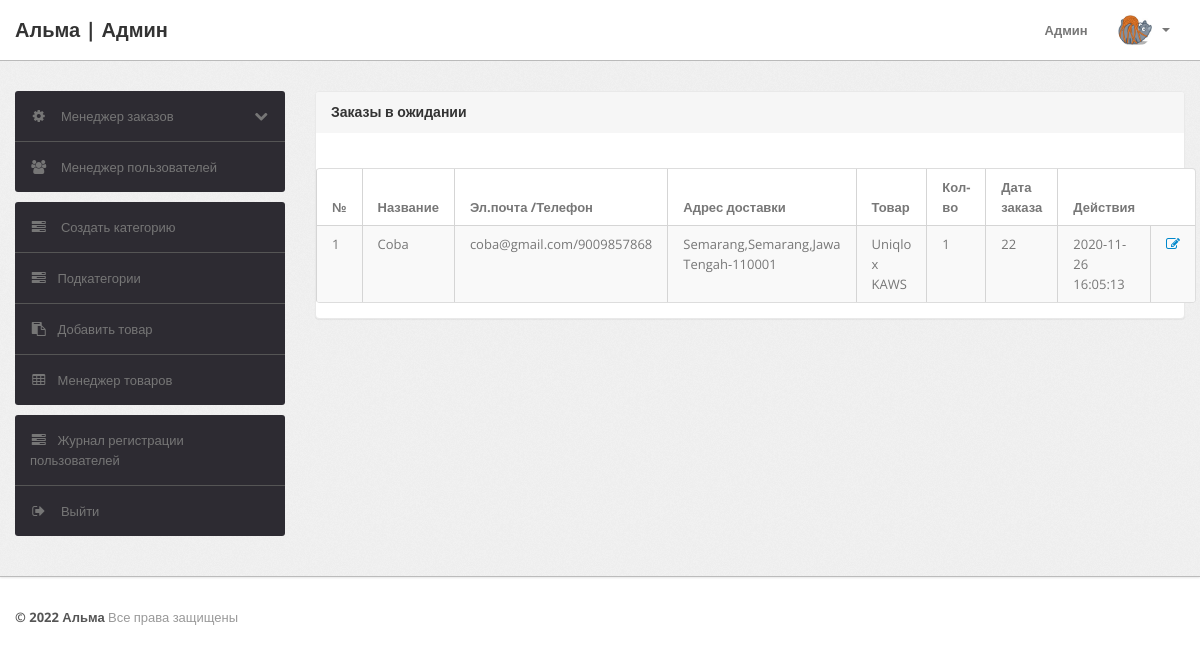
The app's page /admin/pending-orders.php (signed in), older data.
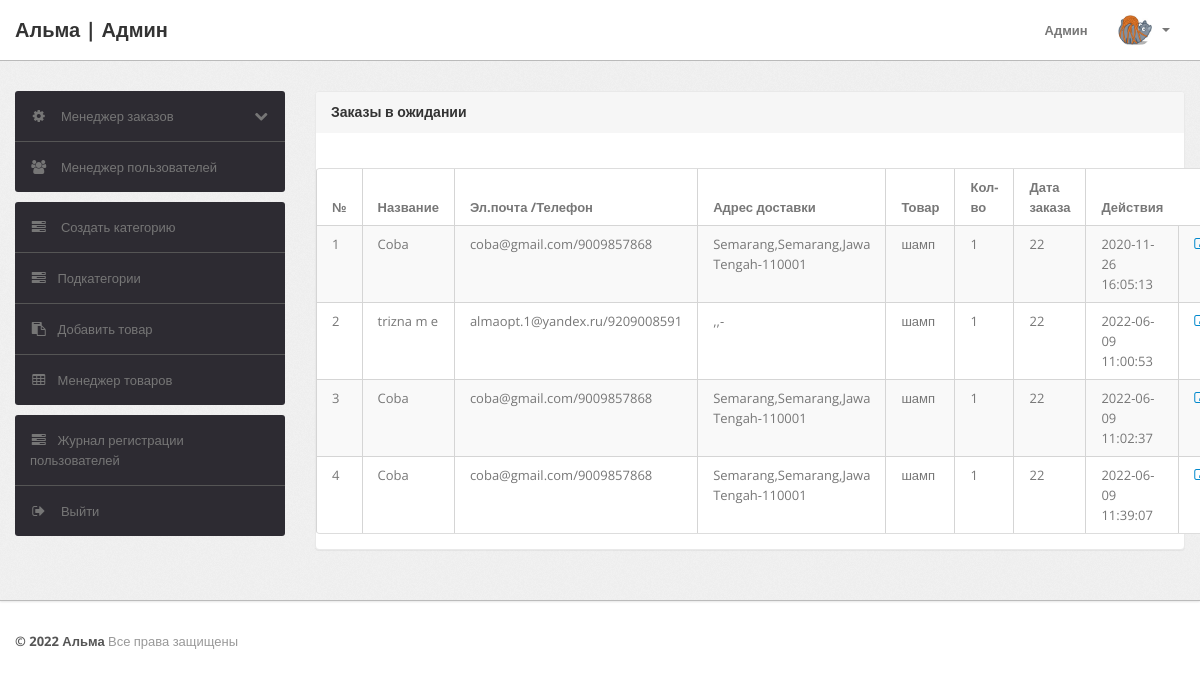
The same page, newer data.
### tables this page shows
CREATE TABLE `orders` (
  `id` int(11) NOT NULL,
  `userId` int(11) DEFAULT NULL,
  `productId` varchar(255) DEFAULT NULL,
  `quantity` int(11) DEFAULT NULL,
  `orderDate` timestamp NOT NULL DEFAULT CURRENT_TIMESTAMP,
  `paymentMethod` varchar(50) DEFAULT NULL,
  `orderStatus` varchar(55) DEFAULT NULL
);

CREATE TABLE `users` (
  `id` int(11) NOT NULL,
  `name` varchar(255) DEFAULT NULL,
  `email` varchar(255) DEFAULT NULL,
  `contactno` bigint(11) DEFAULT NULL,
  `password` varchar(255) DEFAULT NULL,
  `shippingAddress` longtext,
  `shippingState` varchar(255) DEFAULT NULL,
  `shippingCity` varchar(255) DEFAULT NULL,
  `shippingPincode` int(11) DEFAULT NULL,
  `billingAddress` longtext,
  `billingState` varchar(255) DEFAULT NULL,
  `billingCity` varchar(255) DEFAULT NULL,
  `billingPincode` int(11) DEFAULT NULL,
  `regDate` timestamp NOT NULL DEFAULT CURRENT_TIMESTAMP,
  `updationDate` varchar(255) DEFAULT NULL
);

CREATE TABLE `products` (
  `id` int(11) NOT NULL,
  `category` int(11) NOT NULL,
  `subCategory` int(11) DEFAULT NULL,
  `productName` varchar(255) DEFAULT NULL,
  `productCompany` varchar(255) DEFAULT NULL,
  `productPrice` int(11) DEFAULT NULL,
  `productPriceBeforeDiscount` int(11) DEFAULT NULL,
  `productDescription` longtext,
  `productImage1` varchar(255) DEFAULT NULL,
  `productImage2` varchar(255) DEFAULT NULL,
  `productImage3` varchar(255) DEFAULT NULL,
  `shippingCharge` int(11) DEFAULT NULL,
  `productAvailability` varchar(255) DEFAULT NULL,
  `postingDate` timestamp NULL DEFAULT CURRENT_TIMESTAMP,
  `updationDate` varchar(255) DEFAULT NULL
);

### admin/pending-orders.php (the view, shortened to what this page needs)
<?php
include('include/config.php');
if(strlen($_SESSION['alogin'])==0)
	{
header('location:index.php');
}
else{
?>
<!DOCTYPE html>
<html lang="ru">
<head>
	<link type="text/css" href="bootstrap/css/bootstrap.min.css" rel="stylesheet">
	<link type="text/css" href="bootstrap/css/bootstrap-responsive.min.css" rel="stylesheet">
	<link type="text/css" href="css/theme.css" rel="stylesheet">
	<link type="text/css" href="images/icons/css/font-awesome.css" rel="stylesheet">
</head>
<body>
<?php include('include/header.php');?>
	<div class="wrapper">
		<div class="container">
			<div class="row">
<?php include('include/sidebar.php');?>
			<div class="span9">
					<div class="content">
	<div class="module">
							<div class="module-head">
								<h3>Заказы в ожидании</h3>
							</div>
							<div class="module-body table">
									<br />
								<table cellpadding="0" cellspacing="0" border="0" class="datatable-1 table table-bordered table-striped	 display table-responsive" >
									<thead>
										<tr>
											<th>№</th>
											<th> Название</th>
											<th width="50">Эл.почта /Телефон</th>
											<th>Адрес доставки</th>
											<th>Товар </th>
											<th>Кол-во </th>
											<th>Дата заказа</th>
											<th>Действия</th>
										</tr>
									</thead>
<tbody>
<?php
$status='Delivered';
$query=mysqli_query($con,"select users.name as username,users.email as useremail,users.contactno as usercontact,users.shippingAddress as shippingaddress,users.shippingCity as shippingcity,users.shippingState as shippingstate,users.shippingPincode as shippingpincode,products.productName as productname,products.shippingCharge as shippingcharge,orders.quantity as quantity,orders.orderDate as orderdate,products.productPrice as productprice,orders.id as id  from orders join users on  orders.userId=users.id join products on products.id=orders.productId where orders.	orderStatus!='$status' or orders.orderStatus is null");
$cnt=1;
while($row=mysqli_fetch_array($query))
{
?>
										<tr>
											<td><?php echo htmlentities($cnt);?></td>
											<td><?php echo htmlentities($row['username']);?></td>
<td><?php echo htmlentities($row['useremail']);?>/<?php echo htmlentities($row['usercontact']);?></td>
<td><?php echo htmlentities($row['shippingaddress'].",".$row['shippingcity'].",".$row['shippingstate']."-".$row['shippingpincode']);?></td>
											<td><?php echo htmlentities($row['productname']);?></td>
											<td><?php echo htmlentities($row['quantity']);?></td>
											<td><?php echo htmlentities($row['quantity']*$row['productprice']+$row['shippingcharge']);?></td>
											<td><?php echo htmlentities($row['orderdate']);?></td>
											<td>   <a href="updateorder.php?oid=<?php echo htmlentities($row['id']);?>" title="Update order" target="_blank"><i class="icon-edit"></i></a>
											</td>
											</tr>
										<?php $cnt=$cnt+1; } ?>
										</tbody>
								</table>
							</div>
						</div>
					</div>
				</div>
			</div>
		</div>
	</div>
<?php include('include/footer.php');?>
</body>
<?php } ?>

### admin/include/header.php (shortened to what this page needs)
<div class="navbar navbar-fixed-top">
		<div class="navbar-inner">
			<div class="container">
			  	<a class="brand" href="index.php">
			  		Альма | Админ
			  	</a>
				<div class="nav-collapse collapse navbar-inverse-collapse">
					<ul class="nav pull-right">
						<li><a href="#">
							Админ
						</a></li>
						<li class="nav-user dropdown">
							<a href="#" class="dropdown-toggle" data-toggle="dropdown">
								<img src="images/user.jpg" class="nav-avatar" />
								<b class="caret"></b>
							</a>
						</li>
					</ul>
				</div>
			</div>
		</div>
	</div>

### admin/include/sidebar.php (shortened to what this page needs)
<div class="span3">
					<div class="sidebar">
<ul class="widget widget-menu unstyled">
							<li>
								<a class="collapsed" data-toggle="collapse" href="#togglePages">
									<i class="menu-icon icon-cog"></i>
									<i class="icon-chevron-down pull-right"></i><i class="icon-chevron-up pull-right"></i>
									Менеджер заказов
								</a>
							</li>
							<li>
								<a href="manage-users.php">
									<i class="menu-icon icon-group"></i>
									Менеджер пользователей
								</a>
							</li>
						</ul>
						<ul class="widget widget-menu unstyled">
                                <li><a href="category.php"><i class="menu-icon icon-tasks"></i> Создать категорию </a></li>
                                <li><a href="subcategory.php"><i class="menu-icon icon-tasks"></i>Подкатегории </a></li>
                                <li><a href="insert-product.php"><i class="menu-icon icon-paste"></i>Добавить товар </a></li>
                                <li><a href="manage-products.php"><i class="menu-icon icon-table"></i>Менеджер товаров </a></li>
                            </ul>
						<ul class="widget widget-menu unstyled">
							<li><a href="user-logs.php"><i class="menu-icon icon-tasks"></i>Журнал регистрации пользователей </a></li>
							<li>
								<a href="logout.php">
									<i class="menu-icon icon-signout"></i>
									Выйти
								</a>
							</li>
						</ul>
					</div>
				</div>

### admin/include/footer.php
<div class="footer">
	<div class="container">
		<b class="copyright">&copy; 2022 Альма </b> Все права защищены
	</div>
</div>

### admin/css/theme.css (style rules this page uses)
body { font-size: 13px; font-family: 'Open Sans', Arial, sans-serif; background: #fff; color: #777 }
h1, h2, h3, h4, h5, h6 { color: #333; margin-top: 0 }
h3 { font-size: 20px }
strong, b { color: #555 }
.wrapper { background: url(../images/bg.png) #eee; border-bottom: 1px solid #bbb; -webkit-box-shadow: 0 1px 2px rgba(0,0,0,0.1); -moz-box-shadow: 0 1px 2px rgba(0,0,0,0.1); box-shadow: 0 1px 2px rgba(0,0,0,0.1); padding: 30px 0 }
.footer { color: #999; padding: 30px 0 60px }
body [class^="icon-"], body [class*=" icon-"] { font-size: 14px; line-height: 20px; height: 20px }
.module { background: #fff; -webkit-border-radius: 3px; -moz-border-radius: 3px; border-radius: 3px; border: 1px solid #ccc; border-bottom-color: #bbb; -webkit-box-shadow: 0 0 1px rgba(0,0,0,0.2); -moz-box-shadow: 0 0 1px rgba(0,0,0,0.2); box-shadow: 0 0 1px rgba(0,0,0,0.2); margin-bottom: 30px }
.navbar { position: static!important; margin: 0!important }
.navbar .navbar-inner { background: #fff; border-bottom: 1px solid #bbb; -webkit-box-shadow: 0 1px 2px rgba(0,0,0,0.15); -moz-box-shadow: 0 1px 2px rgba(0,0,0,0.15); box-shadow: 0 1px 2px rgba(0,0,0,0.15) }
.navbar .brand { color: #333; font-weight: bold; font-size: 20px; margin-right: 20px; padding: 20px }
.navbar .nav>li>a { padding: 20px 15px; font-weight: bold; color: #777 }
.nav-user>a { height: 20px }
.nav-avatar { width: 34px; height: 34px; margin: -7px 5px 0 0; -webkit-border-radius: 50%; -moz-border-radius: 50%; border-radius: 50% }
.table { margin-bottom: 0 }
.table th, .table td { border-color: #d5d5d5!important }
.table-bordered thead:first-child tr:first-child>th:first-child, .table-bordered tbody:first-child tr:first-child>td:first-child { -webkit-border-top-left-radius: 2px; -moz-border-radius-topleft: 2px; border-top-left-radius: 2px }
.table-bordered thead:first-child tr:first-child>th:last-child, .table-bordered tbody:first-child tr:first-child>td:last-child { -webkit-border-top-right-radius: 2px; -moz-border-radius-topright: 2px; border-top-right-radius: 2px }
.table-bordered thead:last-child tr:last-child>th:first-child, .table-bordered tbody:last-child tr:last-child>td:first-child, .table-bordered tfoot:last-child tr:last-child>td:first-child { -webkit-border-bottom-left-radius: 2px; -moz-border-radius-bottomleft: 2px; border-bottom-left-radius: 2px }
.table-bordered thead:last-child tr:last-child>th:last-child, .table-bordered tbody:last-child tr:last-child>td:last-child, .table-bordered tfoot:last-child tr:last-child>td:last-child { -webkit-border-bottom-right-radius: 2px; -moz-border-radius-bottomright: 2px; border-bottom-right-radius: 2px }
.widget-menu { background: #fff; -webkit-border-radius: 3px; -moz-border-radius: 3px; border-radius: 3px; overflow: hidden }
.widget-menu a { color: #555; display: block; line-height: 20px; padding: 15px; text-decoration: none!important }
.widget-menu .menu-icon { margin-right: 10px; color: #767676; -webkit-transition: all .2s ease-in-out; -moz-transition: all .2s ease-in-out; transition: all .2s ease-in-out; }
.widget-menu>li+li { border-top: 1px solid #555 }
.widget-menu>li>a { background-color: #2d2b32; color: #767676; -webkit-transition: all .2s ease-in-out; -moz-transition: all .2s ease-in-out; transition: all .2s ease-in-out; }
.widget-menu>li>a .icon-chevron-down { display: none }
.widget-menu>li>a.collapsed .icon-chevron-down { display: block }
.module { box-shadow: 0 0 3px rgba(0,0,0,.1); border-color: #e9e9e9; margin-bottom: 20px; background-color: #fff; border-radius: 4px; -webkit-box-shadow: 0 1px 1px rgba(0,0,0,.05); box-shadow: 0 1px 1px rgba(0,0,0,.05); }
.module-head { color: #767676; background-color: #f6f6f6; border-color: #e9e9e9; padding: 10px 15px; border-bottom: 1px solid transparent; border-top-right-radius: 3px; border-top-left-radius: 3px; }
.module-head h3 { font-size: 14px; line-height: 20px; height: 20px; margin: 0 }
.module-body { padding: 15px }
.module-body.table { padding: 15px 0 }
.module-body.table .table th, .module-body.table .table td { padding-left: 15px; padding-right: 15px }

Row changes from the older to the newer data that the page shows:
changed through a linked row, orders (number 1 of 4 on the later page): productId.productName "Uniqlo x KAWS" → "шамп"
added orders: userId.name "trizna m e", userId.email "almaopt.1@yandex.ru", userId.contactno "9209008591", userId.shippingPincode ",,-", productId.productName "шамп", quantity "1", $row['quantity']*$row['productprice']+$row['shippingcharge'] "22", orderDate "2022-06-09 11:00:53"
added orders: userId.name "Coba", userId.email "coba@gmail.com", userId.contactno "9009857868", userId.shippingPincode "Semarang,Semarang,Jawa Tengah-110001", productId.productName "шамп", quantity "1", $row['quantity']*$row['productprice']+$row['shippingcharge'] "22", orderDate "2022-06-09 11:02:37"
added orders: userId.name "Coba", userId.email "coba@gmail.com", userId.contactno "9009857868", userId.shippingPincode "Semarang,Semarang,Jawa Tengah-110001", productId.productName "шамп", quantity "1", $row['quantity']*$row['productprice']+$row['shippingcharge'] "22", orderDate "2022-06-09 11:39:07"
